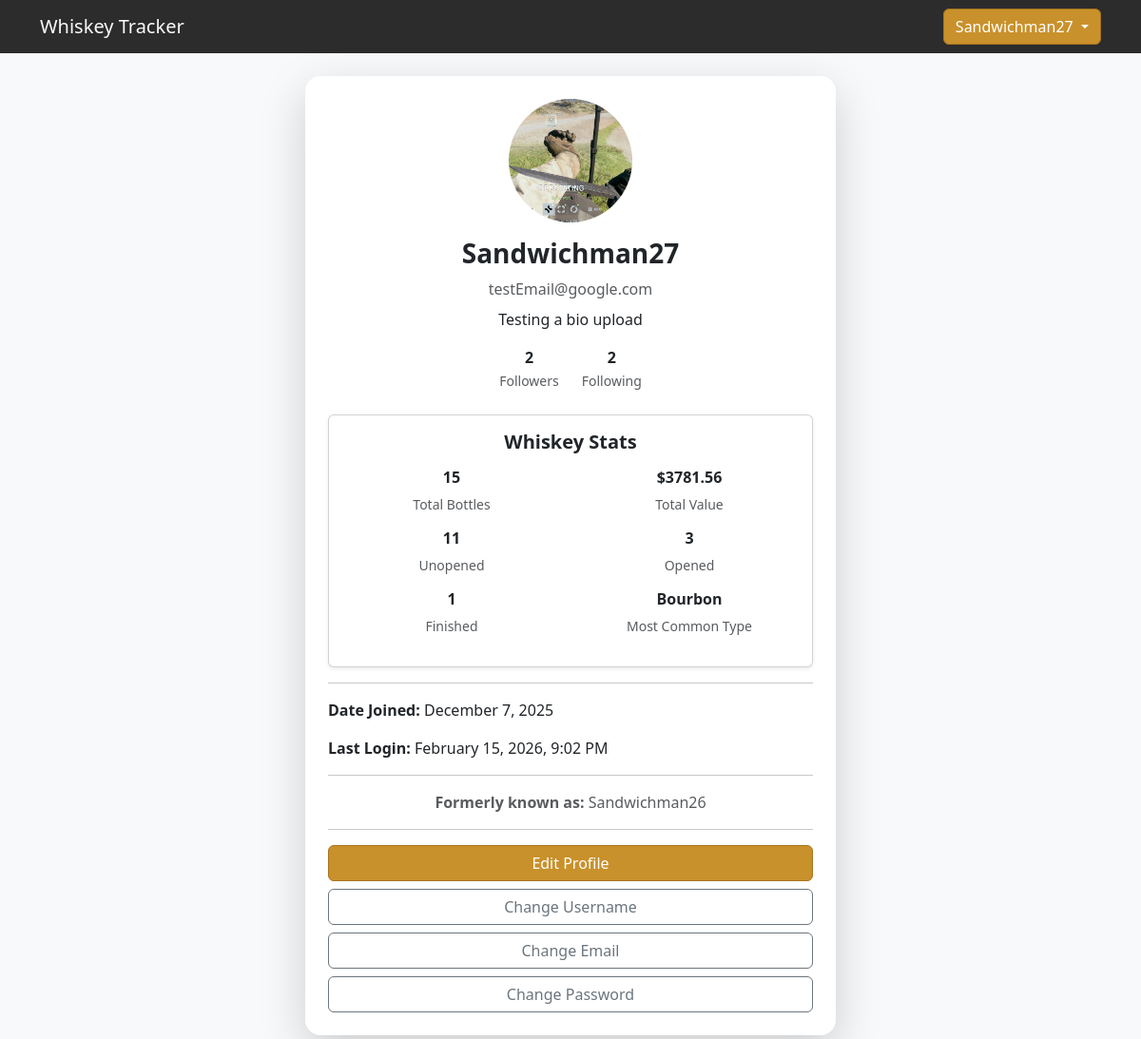
The app's page /profile/ (signed in) with its own data.
### accounts/models.py (models this page shows, shortened)
class UserProfile(models.Model):
    user = models.OneToOneField(User, on_delete=models.CASCADE)
    avatar = models.ImageField(upload_to=user_profile_upload_path, default="default/avatar.png")
    bio = models.TextField(blank=True, null=True)
    share_stats = models.BooleanField(default=False)

class UsernameHistory(models.Model):
    user = models.ForeignKey(User, on_delete=models.CASCADE)
    old_username = models.CharField(max_length=150)
    changed_at = models.DateTimeField(auto_now_add=True)

### accounts/views.py (the view)
# urls.py: path("profile/", views.profile_view, name="my_profile"),  # logged-in user's profile
@login_required
def profile_view(request, username=None):
    if username is None:
        profile_user = request.user
    else:
        profile_user = get_object_or_404(User, username=username)
    profile = profile_user.userprofile
    history = UsernameHistory.objects.filter(user=profile_user).order_by("-changed_at")
    followers_count = Follow.objects.filter(following=profile_user).count()
    following_count = Follow.objects.filter(follower=profile_user).count()
    is_following = False
    if request.user != profile_user:
        is_following = Follow.objects.filter(
            follower=request.user, following=profile_user
        ).exists()
    bottles = Bottle.objects.filter(user=profile_user)
    total = bottles.count()
    unopened = bottles.filter(status="unopened").count()
    opened = bottles.filter(status="opened").count()
    finished = bottles.filter(status="finished").count()
    total_value = bottles.aggregate(Sum("price"))["price__sum"] or 0
    avg_price = bottles.aggregate(Avg("price"))["price__avg"] or 0
    real_ages = list(
        bottles.filter(age__isnull=False).exclude(age=0).values_list("age", flat=True)
    )
    avg_age = sum(real_ages) / len(real_ages) if real_ages else None
    nas_count = bottles.filter(Q(age__isnull=True) | Q(age=0)).count()
    common_type = (
        bottles.values("whiskey_type")
        .annotate(count=Count("id"))
        .order_by("-count")
        .first()
    )
    return render(request, "accounts/profile.html", {
        "profile_user": profile_user,
        "profile": profile,
        "history": history,
        "followers_count": followers_count,
        "following_count": following_count,
        "is_following": is_following,
        "stats": {
            "total": total,
            "unopened": unopened,
            "opened": opened,
            "finished": finished,
            "total_value": total_value,
            "avg_price": avg_price,
            "avg_age": avg_age,
            "nas_count": nas_count,
            "common_type": common_type,
        }
    })

### accounts/templates/accounts/profile.html (shortened to what this page needs)
{% extends "base.html" %}
{% block content %}
<div class="col-lg-6 offset-lg-3 mt-4">
    <div class="card shadow-lg border-0 rounded-4">
        <div class="card-body p-4 text-center">
            <img src="{{ profile.avatar.url }}"
                 class="rounded-circle mb-3"
                 style="width: 130px; height: 130px; object-fit: cover;">
            <h3 class="fw-bold">
                <a href="/profile/{{ profile_user.username }}/" class="text-dark text-decoration-none username-link">
                    {{ profile_user.username }}
                </a>
            </h3>
            <p class="text-muted mb-1">{{ profile_user.email }}</p>
            {% if profile.bio %}
                <p class="mt-2">{{ profile.bio }}</p>
            {% else %}
                <p class="mt-2 text-muted"><i>No bio added yet.</i></p>
            {% endif %}
            <div class="d-flex justify-content-center gap-4 mt-3">
                <div class="text-center">
                    <a href="/profile/{{ profile_user.username }}/followers/" class="text-dark text-decoration-none">
                        <span class="fw-bold">{{ followers_count }}</span><br>
                        <span class="text-muted small">Followers</span>
                    </a>
                </div>
                <div class="text-center">
                    <a href="/profile/{{ profile_user.username }}/following/" class="text-dark text-decoration-none">
                        <span class="fw-bold">{{ following_count }}</span><br>
                        <span class="text-muted small">Following</span>
                    </a>
                </div>
            </div>
            {% if profile.share_stats %}
            <div class="card shadow-sm mt-4 p-3">
                <h5 class="fw-bold mb-3">Whiskey Stats</h5>
                <div class="row text-center">
                    <div class="col-6 mb-3">
                        <h6 class="fw-bold">{{ stats.total }}</h6>
                        <p class="text-muted small mb-0">Total Bottles</p>
                    </div>
                    <div class="col-6 mb-3">
                        <h6 class="fw-bold">${{ stats.total_value|floatformat:2 }}</h6>
                        <p class="text-muted small mb-0">Total Value</p>
                    </div>
                    <div class="col-6 mb-3">
                        <h6 class="fw-bold">{{ stats.unopened }}</h6>
                        <p class="text-muted small mb-0">Unopened</p>
                    </div>
                    <div class="col-6 mb-3">
                        <h6 class="fw-bold">{{ stats.opened }}</h6>
                        <p class="text-muted small mb-0">Opened</p>
                    </div>
                    <div class="col-6 mb-3">
                        <h6 class="fw-bold">{{ stats.finished }}</h6>
                        <p class="text-muted small mb-0">Finished</p>
                    </div>
                    <div class="col-6 mb-1">
                        <h6 class="fw-bold">
                            {% if stats.common_type %}
                                {{ stats.common_type.whiskey_type|title }}
                            {% else %}
                                —
                            {% endif %}
                        </h6>
                        <p class="text-muted small mb-0">Most Common Type</p>
                    </div>
                </div>
            </div>
            {% endif %}
            <hr>
            <div class="text-start mt-3">
                <p><strong>Date Joined:</strong> {{ profile_user.date_joined|date:"F j, Y" }}</p>
                <p><strong>Last Login:</strong> {{ profile_user.last_login|date:"F j, Y, g:i A" }}</p>
            </div>
            {% if request.user == profile_user and history %}
                <hr>
                <p class="text-muted mt-3">
                    <strong>Formerly known as:</strong>
                    {% for entry in history %}
                        {{ entry.old_username }}{% if not forloop.last %}, {% endif %}
                    {% endfor %}
                </p>
            {% endif %}
            <hr>
            {% if request.user == profile_user %}
            <div class="d-grid gap-2 mt-3">
                <a href="/settings/profile/" class="btn btn-whiskey">Edit Profile</a>
                <a href="/settings/username/" class="btn btn-outline-secondary">Change Username</a>
                <a href="/settings/email/" class="btn btn-outline-secondary">Change Email</a>
                <a href="/settings/password/" class="btn btn-outline-secondary">Change Password</a>
            </div>
            {% endif %}
        </div>
    </div>
</div>
{% endblock %}

### accounts/templates/base.html (shortened to what this page needs)
<!DOCTYPE html>
<html lang="en">
<head>
    <link
        href="https://cdn.jsdelivr.net/npm/bootstrap@5.3.2/dist/css/bootstrap.min.css"
        rel="stylesheet"
    >
    <link rel="stylesheet" href="https://cdn.jsdelivr.net/npm/bootstrap-icons@1.11.1/font/bootstrap-icons.css">
</head>
<body class="bg-light">
<nav class="navbar navbar-expand-lg" style="background-color: #2C2C2C;">
    <div class="container">
        <a class="navbar-brand text-light" href="/">Whiskey Tracker</a>
        <div>
        {% if user.is_authenticated %}
            <div class="dropdown">
                <button class="btn btn-whiskey dropdown-toggle" type="button" id="userMenu" data-bs-toggle="dropdown" aria-expanded="false">
                    {{ user.username }}
                </button>
            </div>
        {% else %}
            <a class="btn btn-whiskey me-2" href="/login/">Login</a>
            <a class="btn btn-whiskey" href="/register/">Register</a>
        {% endif %}
        </div>
    </div>
</nav>
<div class="container">
    {% block content %}{% endblock %}
</div>
</body>
</html>

### accounts/templates/base.html (style rules this page uses)
.btn-whiskey { background-color: #c9912b; border-color: #a8731f; color: white; }

### records on screen
UserProfile: avatar (picture), bio "Testing a bio upload"
UsernameHistory: old_username "Sandwichman26"

### other values on screen
{{ user.username }} "Sandwichman27"
{{ profile_user.username }} "Sandwichman27"
{{ profile_user.email }} "testEmail@google.com"
{{ followers_count }} "2"
{{ following_count }} "2"
{{ stats.total }} "15"
{{ stats.total_value|floatformat:2 }} "3781.56"
{{ stats.unopened }} "11"
{{ stats.opened }} "3"
{{ stats.finished }} "1"
{{ stats.common_type.whiskey_type|title }} "Bourbon"
{{ profile_user.date_joined|date:"F j, Y" }} "December 7, 2025"
{{ profile_user.last_login|date:"F j, Y, g:i A" }} "February 15, 2026, 9:02 PM"
